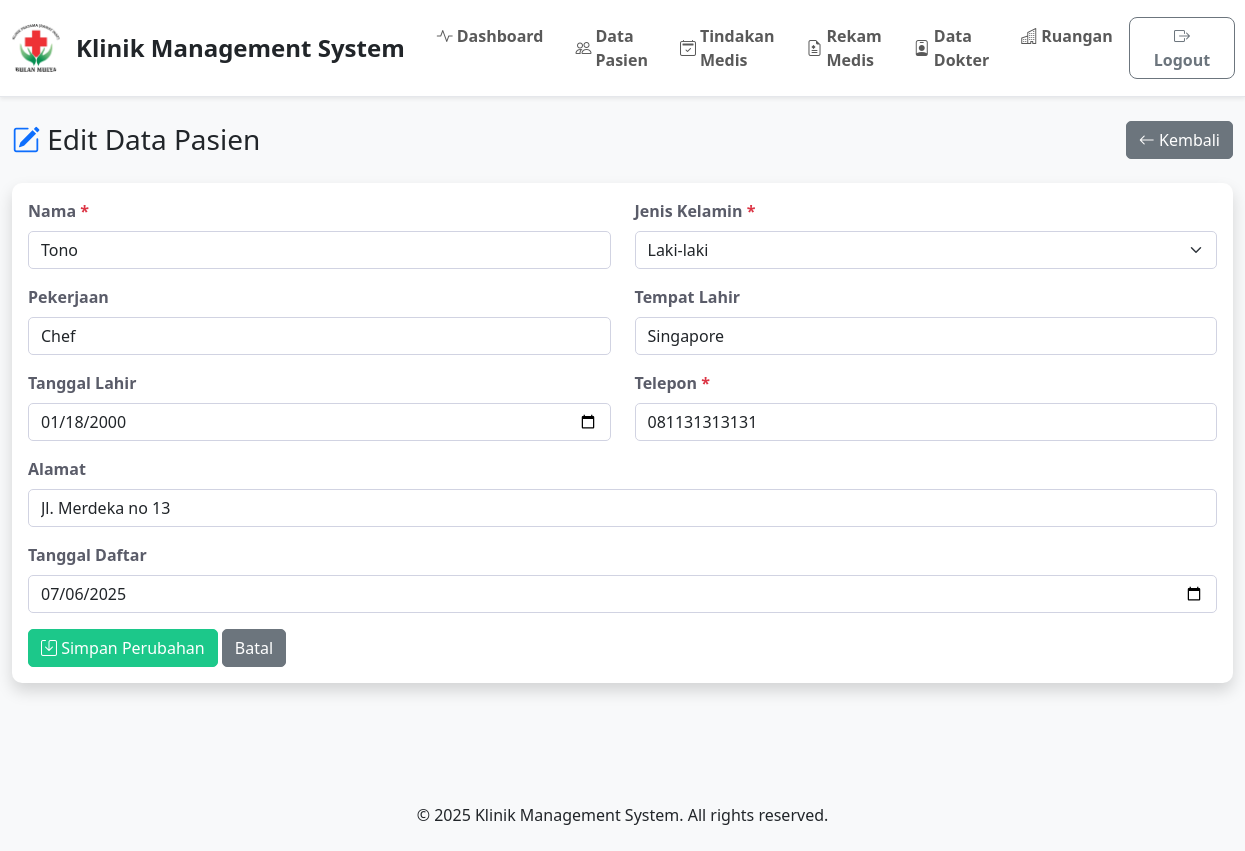
The app's page /pages/pasien_edit.php?idpasien=1, older data.
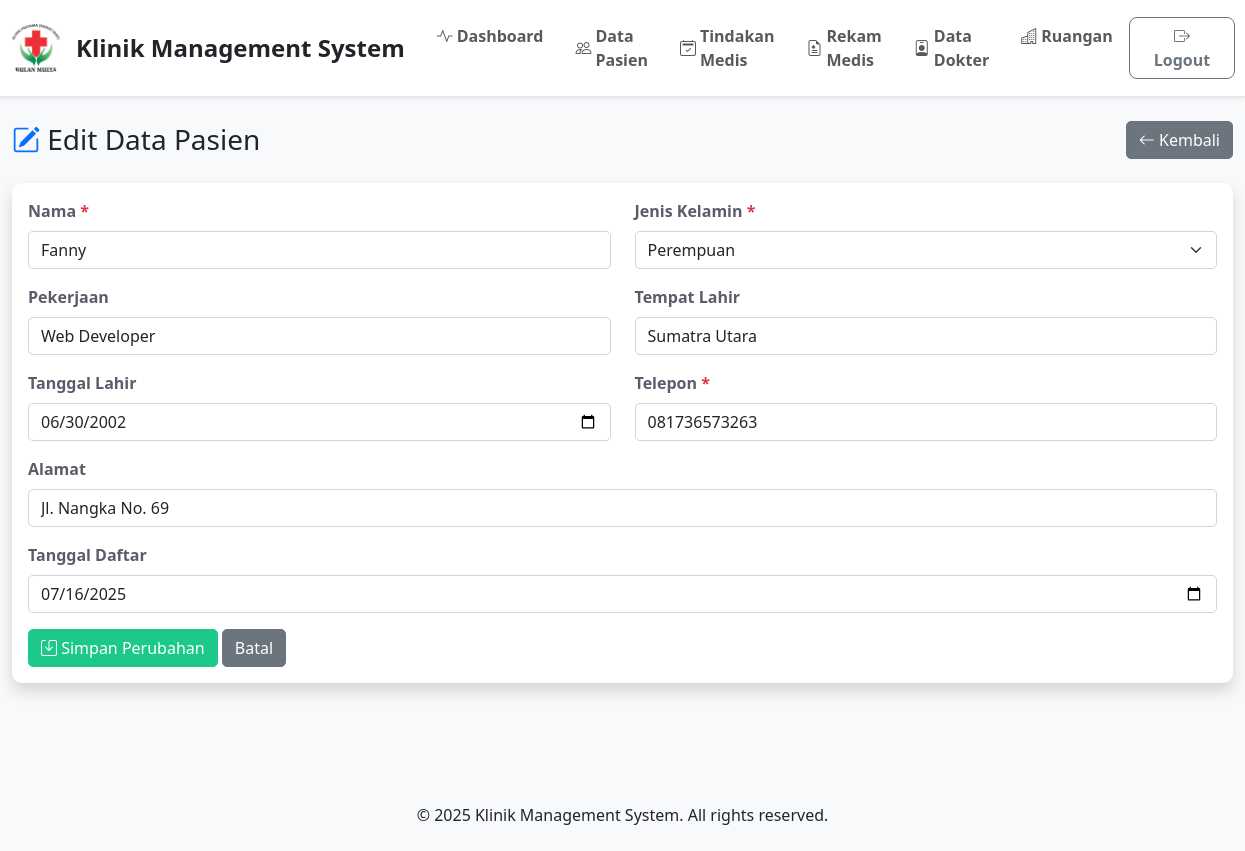
The same page, newer data.
### tables this page shows
CREATE TABLE `pasien` (
  `idpasien` int(11) NOT NULL,
  `nama` varchar(100) NOT NULL,
  `jenis_kelamin` enum('L','P') NOT NULL,
  `pekerjaan` varchar(100) DEFAULT NULL,
  `tmp_lahir` varchar(100) DEFAULT NULL,
  `tgl_lahir` date DEFAULT NULL,
  `telpon` varchar(20) DEFAULT NULL,
  `alamat` text DEFAULT NULL,
  `tgl_daftar` date DEFAULT NULL
);

### config/database.php (called while the page is built, shortened)
<?php
try {
    $pdo = new PDO("mysql:host=" . DB_HOST . ";dbname=" . DB_NAME . ";charset=utf8", DB_USER, DB_PASS);
    $pdo->setAttribute(PDO::ATTR_ERRMODE, PDO::ERRMODE_EXCEPTION);
    $pdo->setAttribute(PDO::ATTR_DEFAULT_FETCH_MODE, PDO::FETCH_ASSOC);
} catch(PDOException $e) {
    die("Connection failed: " . $e->getMessage());
}
function executeQuery($sql, $params = []) {
    global $pdo;
    try {
        $stmt = $pdo->prepare($sql);
        $stmt->execute($params);
        return $stmt;
    } catch(PDOException $e) {
        die("Query failed: " . $e->getMessage());
    }
}
function fetchOne($sql, $params = []) {
    $stmt = executeQuery($sql, $params);
    return $stmt->fetch();
}
?>

### pages/pasien_edit.php (the view, shortened to what this page needs)
<?php
require_once __DIR__ . '/../config/database.php';
$idpasien = (int)$_GET['idpasien'];
$sql = "SELECT * FROM pasien WHERE idpasien = ?";
$patient = fetchOne($sql, [$idpasien]);
require_once __DIR__ . '/../includes/header.php';
?>
<div class="container-fluid">
    <div class="d-flex justify-content-between align-items-center mb-4">
        <h1 class="h3 mb-0">
            <i class="bi bi-pencil-square text-primary"></i> Edit Data Pasien
        </h1>
        <a href="/Klinik_Management/index.php?page=pasien" class="btn btn-secondary">
            <i class="bi bi-arrow-left"></i> Kembali
        </a>
    </div>
    <div class="card shadow mb-4">
        <div class="card-body">
            <form method="POST" action="">
                <div class="row mb-3">
                    <div class="col-md-6">
                        <label class="form-label">Nama <span class="text-danger">*</span></label>
                        <input type="text" class="form-control" name="nama" value="<?php echo htmlspecialchars($patient['nama']); ?>" required>
                    </div>
                    <div class="col-md-6">
                        <label class="form-label">Jenis Kelamin <span class="text-danger">*</span></label>
                        <select class="form-select" name="jenis_kelamin" required>
                            <option value="L" <?php if($patient['jenis_kelamin']=='L') echo 'selected'; ?>>Laki-laki</option>
                            <option value="P" <?php if($patient['jenis_kelamin']=='P') echo 'selected'; ?>>Perempuan</option>
                        </select>
                    </div>
                </div>
                <div class="row mb-3">
                    <div class="col-md-6">
                        <label class="form-label">Pekerjaan</label>
                        <input type="text" class="form-control" name="pekerjaan" value="<?php echo htmlspecialchars($patient['pekerjaan']); ?>">
                    </div>
                    <div class="col-md-6">
                        <label class="form-label">Tempat Lahir</label>
                        <input type="text" class="form-control" name="tmp_lahir" value="<?php echo htmlspecialchars($patient['tmp_lahir']); ?>">
                    </div>
                </div>
                <div class="row mb-3">
                    <div class="col-md-6">
                        <label class="form-label">Tanggal Lahir</label>
                        <input type="date" class="form-control" name="tgl_lahir" value="<?php echo $patient['tgl_lahir']; ?>">
                    </div>
                    <div class="col-md-6">
                        <label class="form-label">Telepon <span class="text-danger">*</span></label>
                        <input type="text" class="form-control" name="telpon" value="<?php echo htmlspecialchars($patient['telpon']); ?>" required>
                    </div>
                </div>
                <div class="mb-3">
                    <label class="form-label">Alamat</label>
                    <input type="text" class="form-control" name="alamat" value="<?php echo htmlspecialchars($patient['alamat']); ?>">
                </div>
                <div class="mb-3">
                    <label class="form-label">Tanggal Daftar</label>
                    <input type="date" class="form-control" name="tgl_daftar" value="<?php echo $patient['tgl_daftar']; ?>">
                </div>
                <button type="submit" class="btn btn-success"><i class="bi bi-save"></i> Simpan Perubahan</button>
                <a href="/Klinik_Management/index.php?page=pasien" class="btn btn-secondary">Batal</a>
            </form>
        </div>
    </div>
</div>
<?php require_once '../includes/footer.php'; ?>

Row changes from the older to the newer data that the page shows:
changed pasien: nama "Tono" → "Fanny"; jenis_kelamin "Laki-laki" → "Perempuan"; pekerjaan "Chef" → "Web Developer"; tmp_lahir "Singapore" → "Sumatra Utara"; tgl_lahir "01/18/2000" → "06/30/2002"; telpon "081131313131" → "081736573263"; alamat "Jl. Merdeka no 13" → "Jl. Nangka No. 69"; tgl_daftar "07/06/2025" → "07/16/2025"
